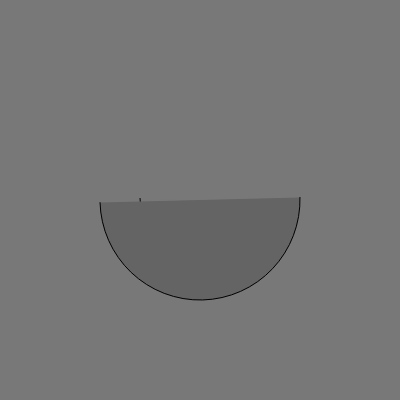
Frame 1 (no input)
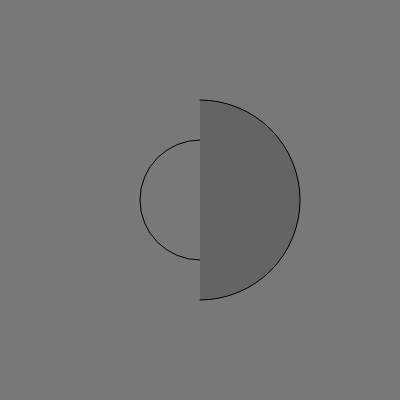
Frame 60 (no input)
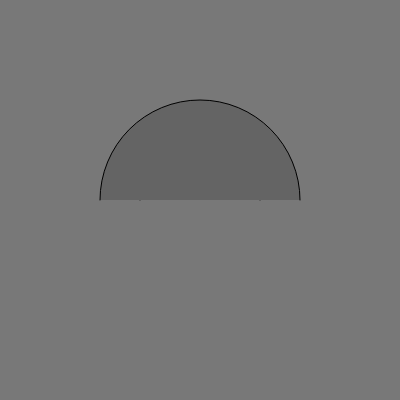
Frame 120 (the mouse pressed at the canvas centre since frame 60)

The p5.js sketch that drew these frames (run headless with seeded random() and noise() and a simulated clock; from frame 60 on, the mouse is pressed at the canvas centre):

// p5.js sketch
// ── sketch.js
let start = 0;
let stop = 0;
let width = 80;
let height = 80;

let x = 200;

let y = 200;

function setup() {
  createCanvas(400, 400);
  stop = PI;
}

function draw() {
  background(120);
  fill(20);
  arc(x, y, width, height, -start, stop, OPEN);
  // x+=random(-1,1);
  // y+=random(-1,1);
  // width+=random(-1,1);
  // height+=random(-1,1);
  stop+=PI/120;
  start=stop-PI;
  fill(120);
  arc(x, y, width*1.5, height*1.5, start, stop, OPEN);
  fill(100);
  arc(x, y, width*2.5, height*2.5, -start, -stop, OPEN);
}
